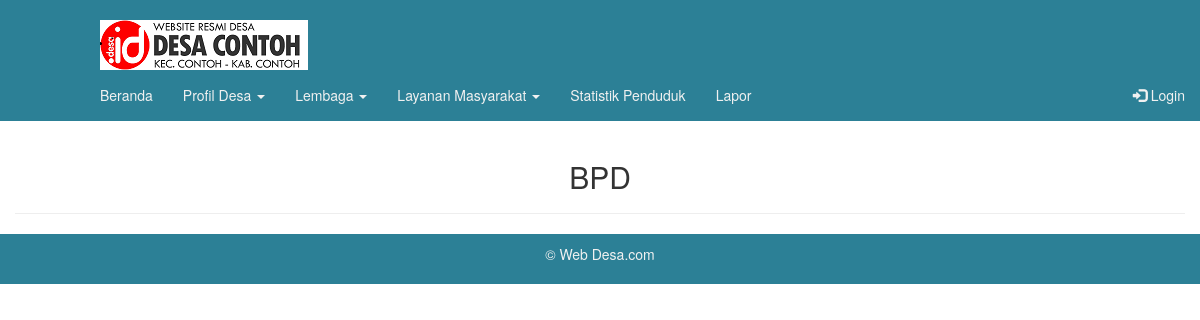
The app's page /index.php/bpd, older data.
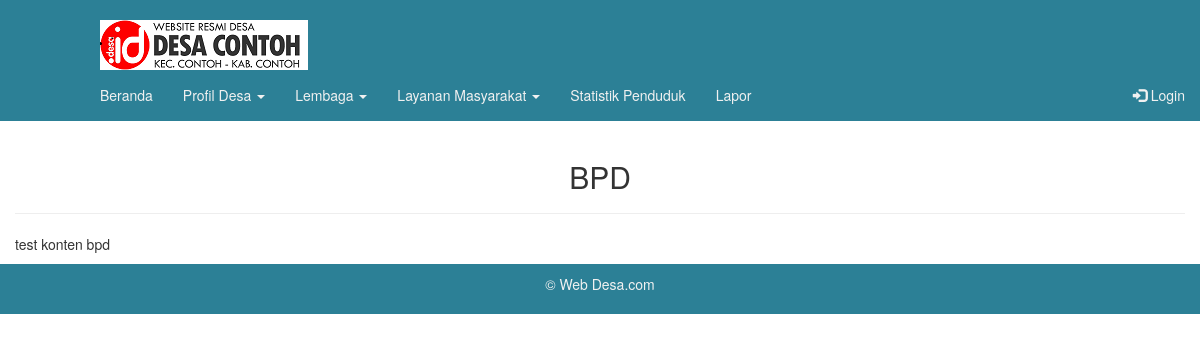
The same page, newer data.
### tables this page shows
CREATE TABLE IF NOT EXISTS `konten` (
  `id` int(11) NOT NULL,
  `jenis` varchar(255) NOT NULL,
  `isi` text NOT NULL
);

### application/views/userlayout/konten.php (called while the page is built, shortened)
<?php
if($isi){
	$this->load->view($isi);
}

### application/views/userlayout/wrapper.php (called while the page is built)
<?php
require_once('head.php');
require_once('header.php');
require_once('konten.php');
require_once('footer.php');

### application/controllers/Bpd.php (called while the page is built)
<?php if ( ! defined('BASEPATH')) exit('No direct script access allowed');
class Bpd extends CI_Controller {
	public function index() {
		$data=array('title'=>'BPD',
					'isi'  =>'userpages/bpd/bpd'
						);
		$data['record']	= $this->m_global->get_data_all('konten', null, ['jenis'=>'bpd']);
		$this->load->view('userlayout/wrapper',$data);
	}
}

### index.php (called while the page is built, shortened)
<?php
require_once BASEPATH.'core/CodeIgniter.php';

### application/models/M_global.php (called while the page is built, shortened)
<?php if ( ! defined('BASEPATH')) exit('No direct script access allowed');
class M_global extends CI_Model {
	public function __construct(){
		$this->db->query("SET time_zone='+07:00'");
	}
	public function get_data_all( $table, $join = NULL, $where = NULL, $select = '*', $where_e = NULL, $order = NULL, $start = 0, $tampil = NULL, $group = NULL, $array = null )
	{
		if ( is_array($select))
		{
			$this->db->select( $select[0], $select[1] )->from($table);
		}
			else
		{
			$this->db->select($select)->from($table);
		}
		$query  = $this->db->get();
		( ! is_null( $array )
			? $result = $query->result_array()
			: $result = $query->result()
		);
		return $result;
	}
}

### application/views/userpages/bpd/bpd.php (the view)
<div class="konten">
  <div class="container">
    <div class="row">
    <center><h2>BPD</h2></center>
    <hr>
   		<?=$record[0]->isi; ?>
    </div>
  </div>
</div>

Row changes from the older to the newer data that the page shows:
now on this page (row edited): konten: isi "test konten bpd"
changed konten: isi empty → "<p>test konten bpd</p>\r\n" (drawn)
